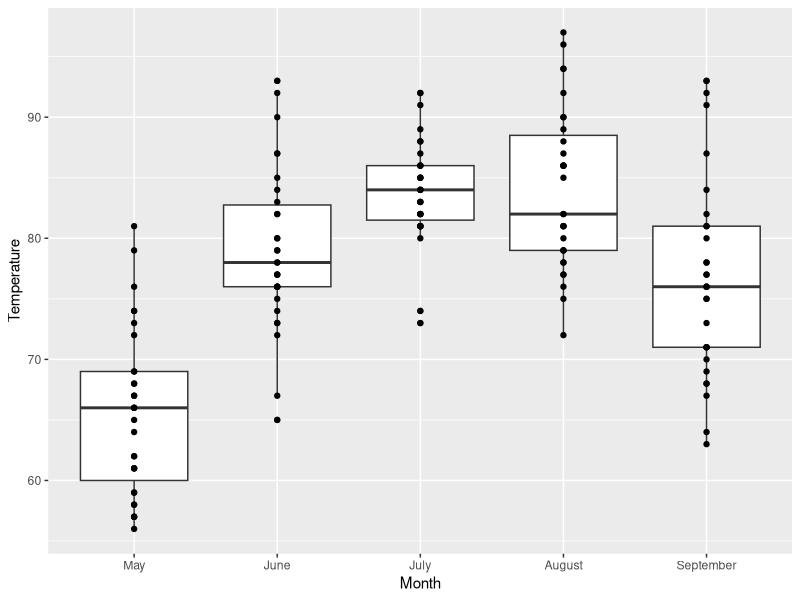

Write R code to recreate this figure.
library(datasets)
library(ggplot2)

ggplot(airquality, aes(x=as.factor(Month), y = Temp)) +
  geom_boxplot() +
  geom_point() +
  labs(y = "Temperature", x="Month") +
  scale_x_discrete(labels = c("May","June", "July", "August" , "September"))